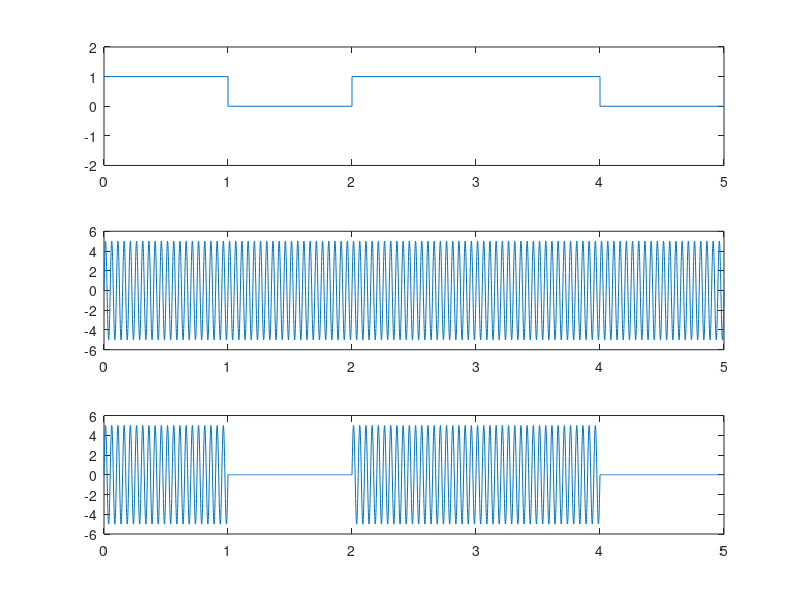

Recreate this plot in MATLAB.
m=[1 0 1 1 0];
len=length(m);
sig=[];
t=[0:0.001:len];
x=[];
y=[];
total=len/0.001;
each=total/len;

car=5.*sin(2.*pi.*20.*t);

for i=1:len
    x=[x i-1 i];
    if(m(i)==0)
        y=[y 0 0];
    else
        y=[y 1 1];
    end
end

subplot(3,1,1);
plot(x,y),axis([0,len,-2,2]);

for i=1:len
    for j=((i-1))*each:(i*each)
        if(m(i)==1)
            sig(j+1)=car(j+1);
        else
            sig(j+1)=0;
        end
    end
end


subplot(3,1,2);
plot(t,car);

subplot(3,1,3);
plot(t,sig);